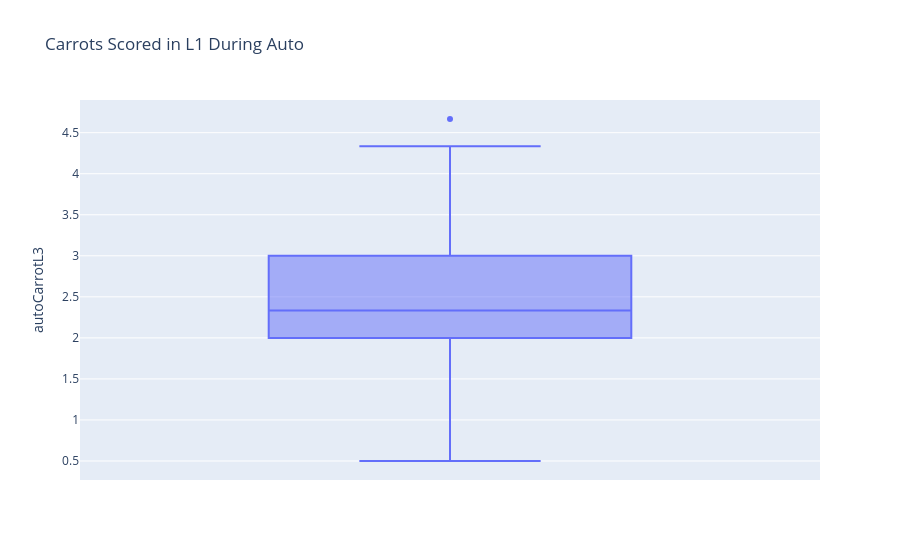

Notebook code cell kept with this figure:
### Code cell
fig = px.box(team_averages, y="autoCarrotL3", title="Carrots Scored in L3 During Auto")
fig

### Figure 1 — Plotly figure (JSON) as saved in the notebook; plotly's stock layout.template omitted (floating-point values rounded to 4 significant figures)
{"data": [{"alignmentgroup": "True", "hovertemplate": "autoCarrotL3=%{y}<extra></extra>", "legendgroup": "", "marker": {"color": "#636efa"}, "name": "", "notched": false, "offsetgroup": "", "orientation": "v", "showlegend": false, "type": "box", "x0": " ", "xaxis": "x", "y": [1.333, 2.667, 1.333, 2.0, 3.0, 2.0, 1.0, 1.667, 3.75, 3.667, 2.333, 2.333, 2.667, 2.5, 0.5, 3.333, 2.0, 1.333, 3.6, 2.0, 0.8, 3.0, 2.5, 4.667, 1.4, 3.25, 2.333, 1.8, 4.333, 2.25, 2.333, 3.667, 1.0, 2.667, 3.0, 3.333, 1.667, 2.333, 2.667, 2.25, 2.25, 2.333, 2.25, 3.75, 3.333, 3.333, 1.75, 2.5, 2.0, 2.333], "y0": " ", "yaxis": "y"}], "layout": {"boxmode": "group", "legend": {"tracegroupgap": 0}, "title": {"text": "Carrots Scored in L1 During Auto"}, "xaxis": {"anchor": "y", "domain": [0, 1]}, "yaxis": {"anchor": "x", "domain": [0, 1], "title": {"text": "autoCarrotL3"}}}}
